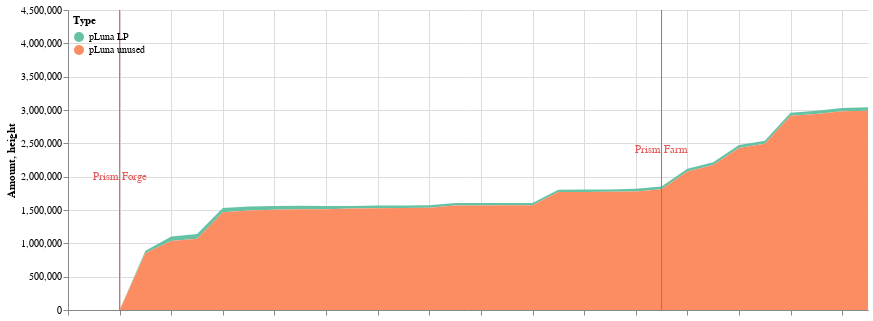

Here is the notebook cell this chart was saved with:
### Code cell
all_deltas = pdp.asset_used.append(pdp.asset_unused)
all_deltas = pdp.fill_date_gaps(all_deltas, ['2022-02-11','2022-02-12','2022-02-13'])
c1 = cp.get_yluna_time_area_chart(all_deltas, 
               alt.Scale(scheme='set2'),
               min_date = all_deltas.Time.min(),
               max_date = all_deltas.Time.max(),
               top_padding = 1500000
        )

c2 = alt.Chart(pdp.dates_to_mark).mark_rule(color='#e45756').encode(
    x=alt.X('date'+':T',axis=alt.Axis(labels=False,title=''))
)

c3 = alt.Chart(pdp.dates_to_mark).mark_text(
    color='#e45756',
    angle=0
).encode(
    x=alt.X('text_date'+':T',axis=alt.Axis(labels=False,title='')),
    y='height',
    text='text'
)

(c1 + c2 + c3).properties(width=800).configure_view(strokeOpacity=0)

### Figure 1 — Vega-Lite specification as saved in the notebook (floating-point values rounded to 4 significant figures)
{"config": {"view": {"continuousWidth": 400, "continuousHeight": 300, "strokeOpacity": 0}}, "layer": [{"data": {"name": "data-f7088ae73cd6b20b947caf34dabfae14"}, "mark": "area", "encoding": {"color": {"field": "Type", "legend": {"direction": "vertical", "legendY": 0, "orient": "none", "padding": 5}, "scale": {"scheme": "set2"}, "type": "nominal"}, "tooltip": [{"field": "Time", "format": "%Y-%m-%d", "type": "temporal"}, {"field": "Type", "type": "nominal"}, {"field": "Amount (millions)", "type": "nominal"}], "x": {"field": "Time", "scale": {"domain": ["2022-02-11", "2022-03-14"]}, "type": "temporal"}, "y": {"field": "Amount", "scale": {"domain": [0, 4490000.0]}, "type": "quantitative"}}}, {"data": {"name": "data-bf69e67827aa5ed7d9d532afa84e7b5c"}, "mark": {"type": "rule", "color": "#e45756"}, "encoding": {"x": {"axis": {"labels": false, "title": ""}, "field": "date", "type": "temporal"}}}, {"data": {"name": "data-bf69e67827aa5ed7d9d532afa84e7b5c"}, "mark": {"type": "text", "angle": 0, "color": "#e45756"}, "encoding": {"text": {"field": "text", "type": "nominal"}, "x": {"axis": {"labels": false, "title": ""}, "field": "text_date", "type": "temporal"}, "y": {"field": "height", "type": "quantitative"}}}], "width": 800, "$schema": "https://vega.github.io/schema/vega-lite/v4.17.0.json", "datasets": {"data-f7088ae73cd6b20b947caf34dabfae14": [{"Time": "2022-02-14", "Amount signed": 36650.0, "Amount": 36650.0, "Type": "pLuna LP", "Amount (millions)": "0.04M"}, {"Time": "2022-02-15", "Amount signed": 32280.0, "Amount": 68940.0, "Type": "pLuna LP", "Amount (millions)": "0.07M"}, {"Time": "2022-02-16", "Amount signed": 2075.0, "Amount": 71010.0, "Type": "pLuna LP", "Amount (millions)": "0.07M"}, {"Time": "2022-02-17", "Amount signed": -6336.0, "Amount": 64680.0, "Type": "pLuna LP", "Amount (millions)": "0.06M"}, {"Time": "2022-02-18", "Amount signed": -7555.0, "Amount": 57120.0, "Type": "pLuna LP", "Amount (millions)": "0.06M"}, {"Time": "2022-02-19", "Amount signed": -755.6, "Amount": 56360.0, "Type": "pLuna LP", "Amount (millions)": "0.06M"}, {"Time": "2022-02-20", "Amount signed": -4446.0, "Amount": 51920.0, "Type": "pLuna LP", "Amount (millions)": "0.05M"}, {"Time": "2022-02-21", "Amount signed": -3964.0, "Amount": 47950.0, "Type": "pLuna LP", "Amount (millions)": "0.05M"}, {"Time": "2022-02-22", "Amount signed": -7383.0, "Amount": 40570.0, "Type": "pLuna LP", "Amount (millions)": "0.04M"}, {"Time": "2022-02-23", "Amount signed": -1836.0, "Amount": 38730.0, "Type": "pLuna LP", "Amount (millions)": "0.04M"}, {"Time": "2022-02-24", "Amount signed": -2163.0, "Amount": 36570.0, "Type": "pLuna LP", "Amount (millions)": "0.04M"}, {"Time": "2022-02-25", "Amount signed": -438.1, "Amount": 36130.0, "Type": "pLuna LP", "Amount (millions)": "0.04M"}, {"Time": "2022-02-26", "Amount signed": 819.0, "Amount": 36950.0, "Type": "pLuna LP", "Amount (millions)": "0.04M"}, {"Time": "2022-02-27", "Amount signed": -175.0, "Amount": 36780.0, "Type": "pLuna LP", "Amount (millions)": "0.04M"}, {"Time": "2022-02-28", "Amount signed": -2711.0, "Amount": 34070.0, "Type": "pLuna LP", "Amount (millions)": "0.03M"}, {"Time": "2022-03-01", "Amount signed": -783.7, "Amount": 33280.0, "Type": "pLuna LP", "Amount (millions)": "0.03M"}, {"Time": "2022-03-02", "Amount signed": 1963.0, "Amount": 35250.0, "Type": "pLuna LP", "Amount (millions)": "0.04M"}, {"Time": "2022-03-03", "Amount signed": 1823.0, "Amount": 37070.0, "Type": "pLuna LP", "Amount (millions)": "0.04M"}, {"Time": "2022-03-04", "Amount signed": -783.0, "Amount": 36290.0, "Type": "pLuna LP", "Amount (millions)": "0.04M"}, {"Time": "2022-03-05", "Amount signed": 3213.0, "Amount": 39500.0, "Type": "pLuna LP", "Amount (millions)": "0.04M"}, {"Time": "2022-03-06", "Amount signed": 2395.0, "Amount": 41890.0, "Type": "pLuna LP", "Amount (millions)": "0.04M"}, {"Time": "2022-03-07", "Amount signed": -1488.0, "Amount": 40410.0, "Type": "pLuna LP", "Amount (millions)": "0.04M"}, {"Time": "2022-03-08", "Amount signed": 2733.0, "Amount": 43140.0, "Type": "pLuna LP", "Amount (millions)": "0.04M"}, {"Time": "2022-03-09", "Amount signed": 1553.0, "Amount": 44690.0, "Type": "pLuna LP", "Amount (millions)": "0.04M"}, {"Time": "2022-03-10", "Amount signed": 978.7, "Amount": 45670.0, "Type": "pLuna LP", "Amount (millions)": "0.05M"}, {"Time": "2022-03-11", "Amount signed": 648.4, "Amount": 46320.0, "Type": "pLuna LP", "Amount (millions)": "0.05M"}, {"Time": "2022-03-12", "Amount signed": 1651.0, "Amount": 47970.0, "Type": "pLuna LP", "Amount (millions)": "0.05M"}, {"Time": "2022-03-13", "Amount signed": 2733.0, "Amount": 50700.0, "Type": "pLuna LP", "Amount (millions)": "0.05M"}, {"Time": "2022-03-14", "Amount signed": 23.54, "Amount": 50730.0, "Type": "pLuna LP", "Amount (millions)": "0.05M"}, {"Time": "2022-02-14", "Amount signed": 890600.0, "Amount": 854000.0, "Type": "pLuna unused", "Amount (millions)": "0.85M"}, {"Time": "2022-02-15", "Amount signed": 213600.0, "Amount": 1035000.0, "Type": "pLuna unused", "Amount (millions)": "1.04M"}, {"Time": "2022-02-16", "Amount signed": 36280.0, "Amount": 1069000.0, "Type": "pLuna unused", "Amount (millions)": "1.07M"}, {"Time": "2022-02-17", "Amount signed": 390600.0, "Amount": 1466000.0, "Type": "pLuna unused", "Amount (millions)": "1.47M"}, {"Time": "2022-02-18", "Amount signed": 19640.0, "Amount": 1494000.0, "Type": "pLuna unused", "Amount (millions)": "1.49M"}, {"Time": "2022-02-19", "Amount signed": 9064.0, "Amount": 1503000.0, "Type": "pLuna unused", "Amount (millions)": "1.5M"}, {"Time": "2022-02-20", "Amount signed": 5244.0, "Amount": 1513000.0, "Type": "pLuna unused", "Amount (millions)": "1.51M"}, {"Time": "2022-02-21", "Amount signed": -5322.0, "Amount": 1512000.0, "Type": "pLuna unused", "Amount (millions)": "1.51M"}, {"Time": "2022-02-22", "Amount signed": 2106.0, "Amount": 1521000.0, "Type": "pLuna unused", "Amount (millions)": "1.52M"}, {"Time": "2022-02-23", "Amount signed": 4917.0, "Amount": 1528000.0, "Type": "pLuna unused", "Amount (millions)": "1.53M"}, {"Time": "2022-02-24", "Amount signed": 59.87, "Amount": 1530000.0, "Type": "pLuna unused", "Amount (millions)": "1.53M"}, {"Time": "2022-02-25", "Amount signed": 4428.0, "Amount": 1535000.0, "Type": "pLuna unused", "Amount (millions)": "1.54M"}, {"Time": "2022-02-26", "Amount signed": 32790.0, "Amount": 1567000.0, "Type": "pLuna unused", "Amount (millions)": "1.57M"}, {"Time": "2022-02-27", "Amount signed": 862.6, "Amount": 1568000.0, "Type": "pLuna unused", "Amount (millions)": "1.57M"}, {"Time": "2022-02-28", "Amount signed": -740.1, "Amount": 1570000.0, "Type": "pLuna unused", "Amount (millions)": "1.57M"}, {"Time": "2022-03-01", "Amount signed": -406.1, "Amount": 1570000.0, "Type": "pLuna unused", "Amount (millions)": "1.57M"}, {"Time": "2022-03-02", "Amount signed": 201300.0, "Amount": 1770000.0, "Type": "pLuna unused", "Amount (millions)": "1.77M"}, {"Time": "2022-03-03", "Amount signed": 1108.0, "Amount": 1769000.0, "Type": "pLuna unused", "Amount (millions)": "1.77M"}, {"Time": "2022-03-04", "Amount signed": 2958.0, "Amount": 1773000.0, "Type": "pLuna unused", "Amount (millions)": "1.77M"}, {"Time": "2022-03-05", "Amount signed": 8203.0, "Amount": 1778000.0, "Type": "pLuna unused", "Amount (millions)": "1.78M"}, {"Time": "2022-03-06", "Amount signed": 35120.0, "Amount": 1811000.0, "Type": "pLuna unused", "Amount (millions)": "1.81M"}, {"Time": "2022-03-07", "Amount signed": 267300.0, "Amount": 2079000.0, "Type": "pLuna unused", "Amount (millions)": "2.08M"}, {"Time": "2022-03-08", "Amount signed": 97090.0, "Amount": 2174000.0, "Type": "pLuna unused", "Amount (millions)": "2.17M"}, {"Time": "2022-03-09", "Amount signed": 257800.0, "Amount": 2430000.0, "Type": "pLuna unused", "Amount (millions)": "2.43M"}, {"Time": "2022-03-10", "Amount signed": 65280.0, "Amount": 2494000.0, "Type": "pLuna unused", "Amount (millions)": "2.49M"}, {"Time": "2022-03-11", "Amount signed": 418900.0, "Amount": 2912000.0, "Type": "pLuna unused", "Amount (millions)": "2.91M"}, {"Time": "2022-03-12", "Amount signed": 29130.0, "Amount": 2940000.0, "Type": "pLuna unused", "Amount (millions)": "2.94M"}, {"Time": "2022-03-13", "Amount signed": 43900.0, "Amount": 2981000.0, "Type": "pLuna unused", "Amount (millions)": "2.98M"}, {"Time": "2022-03-14", "Amount signed": 9089.0, "Amount": 2990000.0, "Type": "pLuna unused", "Amount (millions)": "2.99M"}, {"Time": "2022-02-11", "Amount signed": 0.0, "Amount": 0.0, "Type": "pLuna LP", "Amount (millions)": "0.0M"}, {"Time": "2022-02-12", "Amount signed": 0.0, "Amount": 0.0, "Type": "pLuna LP", "Amount (millions)": "0.0M"}, {"Time": "2022-02-13", "Amount signed": 0.0, "Amount": 0.0, "Type": "pLuna LP", "Amount (millions)": "0.0M"}, {"Time": "2022-02-11", "Amount signed": 0.0, "Amount": 0.0, "Type": "pLuna unused", "Amount (millions)": "0.0M"}, {"Time": "2022-02-12", "Amount signed": 0.0, "Amount": 0.0, "Type": "pLuna unused", "Amount (millions)": "0.0M"}, {"Time": "2022-02-13", "Amount signed": 0.0, "Amount": 0.0, "Type": "pLuna unused", "Amount (millions)": "0.0M"}], "data-bf69e67827aa5ed7d9d532afa84e7b5c": [{"text_date": "2022-02-13", "date": "2022-02-13", "height": 2000000, "text": "Prism Forge"}, {"text_date": "2022-03-06", "date": "2022-03-06", "height": 2400000, "text": "Prism Farm"}]}}
